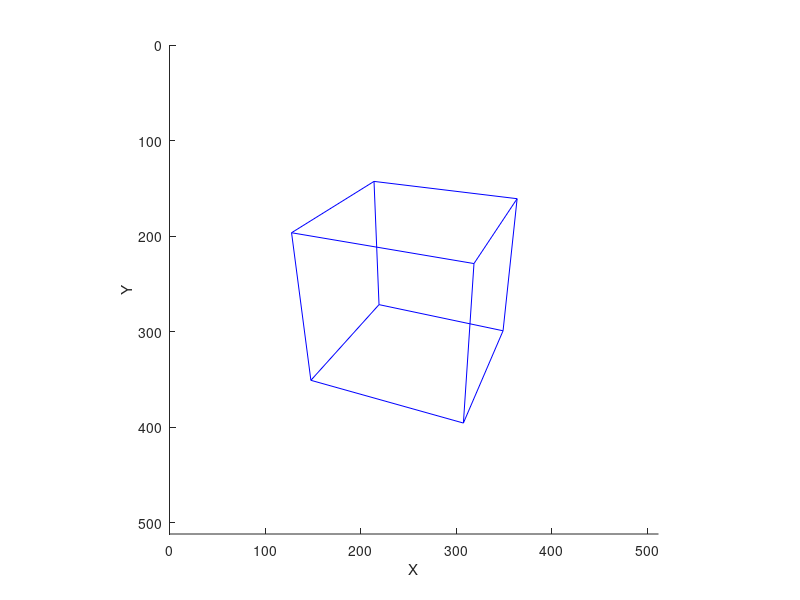

Source code (MATLAB):
# this is a script file
1;

clear all;

################################################################################
# Vertices do modelo (cubo) no espaco do objeto.
################################################################################
v_obj(1).c = [-1; -1; -1; 1];
v_obj(2).c = [-1; -1;  1; 1];
v_obj(3).c = [ 1; -1; -1; 1];
v_obj(4).c = [ 1; -1;  1; 1];
v_obj(5).c = [-1;  1; -1; 1];
v_obj(6).c = [-1;  1;  1; 1];
v_obj(7).c = [ 1;  1; -1; 1];
v_obj(8).c = [ 1;  1;  1; 1];

################################################################################
# Arestas do modelo (indiced dos vertices).
################################################################################
# bottom
a(1).c = [1; 2];
a(2).c = [1; 3];
a(3).c = [2; 4];
a(4).c = [3; 4];

#top
a(5).c = [5; 6];
a(6).c = [5; 7];
a(7).c = [6; 8];
a(8).c = [7; 8];

# vert
a(9).c = [1; 5];
a(10).c = [2; 6];
a(11).c = [3; 7];
a(12).c = [4; 8];

################################################################################
# Matriz model: Esp. Obj. --> Esp. Univ. 
################################################################################
M_model = [ 1 0 0 0;
            0 1 0 0;
            0 0 1 0;
            0 0 0 1 ];
            
################################################################################
# Parametros da camera
################################################################################
camera_pos    = [2; 3; 5];  # Posicao da camera no universo.
camera_lookat = [0; 0; 0];  # Ponto para onde a camera esta olhando.
camera_up     = [0; 1; 0];  # 'up' da camera no espaco do universo.
            
################################################################################
# Calculo do sistema ortonormal gerado a partir dos parametros da camera
################################################################################
camera_dir = camera_lookat - camera_pos;            
            
z_camera = -(camera_dir) / norm(camera_dir);              
x_camera = cross(camera_up, z_camera) / norm(cross(camera_up, z_camera));            
y_camera = cross(z_camera, x_camera);

################################################################################
# Construcao da matriz view: Esp. Univ. --> Esp. Cam. 
################################################################################
Bt = [x_camera(1), x_camera(2), x_camera(3), 0;
      y_camera(1), y_camera(2), y_camera(3), 0;
      z_camera(1), z_camera(2), z_camera(3), 0;
      0, 0, 0, 1];

T = [1, 0, 0, -camera_pos(1);
     0, 1, 0, -camera_pos(2);
     0, 0, 1, -camera_pos(3);
     0, 0, 0, 1];

M_view = Bt * T;     

################################################################################
# Construcao da matriz de ModelView: Esp. Obj. --> Esp. Cam. 
################################################################################

M_model_view = M_view * M_model            
            
################################################################################
# Construcao da matriz de Projecao: Esp. Cam. --> Esp. Recorte
################################################################################
            
d = 2 # distância do centro de projeção para o viewplane

M_projection = [ 1 0 0 0;
                 0 1 0 0;
                 0 0 1 d;
                 0 0 -(1/d) 0 ];
            
################################################################################
# Construcao da matriz ModelViewProjection: Esp. Obj. --> Esp. Recorte
################################################################################

M_model_view_proj = M_projection * M_model_view          

################################################################################
# Aplicação da matriz ModelViewProjection: Esp. Obj. --> Esp. Recorte
################################################################################

for i = 1 : 8
    v_clip(i).c = M_model_view_proj * v_obj(i).c;
endfor

################################################################################
# Homogeneizacao (divisao por W).
# Este passo leva os vertices normalmente para o espaço canonico.
# Neste caso, como a matriz de projecao eh muito simples, o resultado
# da homogeneizacao sao os vertices em um espaço que nao eh exatamente o
# canonico. Porem, apesar de nao ser o espaco canonico, a distorcao perspectiva
# estara presente.
################################################################################

for i = 1 : 8
    v_canonic(i).c = v_clip(i).c / v_clip(i).c(4);
endfor

################################################################################
# Conversão de coordenadas do espaço canônico para o espaço de tela.
################################################################################

S1 = [1 0 0 0;
      0 -1 0 0;
      0 0 1 0;
      0 0 0 1];

T = [1 0 0 1;
     0 1 0 1;
     0 0 1 0;
     0 0 0 1];
      
w = 512;
h = 512;

S2 = [w/2 0 0 0;
      0 h/2 0 0;
      0 0 1 0;
      0 0 0 1];
      
M_viewport = S2 * T * S1;
      
for i = 1 : 8
    v_screen(i).c = M_viewport * v_canonic(i).c;
endfor

################################################################################
# Desenho da geometria na "tela"
################################################################################

clf;
grid off;
hold on;

axis([0, 512, 0, 512], "tic");
axis square;

set (gca (), "ydir", "reverse")

xlabel("X");
ylabel("Y");

for i = 1 : 12
    plot([v_screen(a(i).c(1)).c(1), v_screen(a(i).c(2)).c(1)],
         [v_screen(a(i).c(1)).c(2), v_screen(a(i).c(2)).c(2)], "b-");
endfor
      